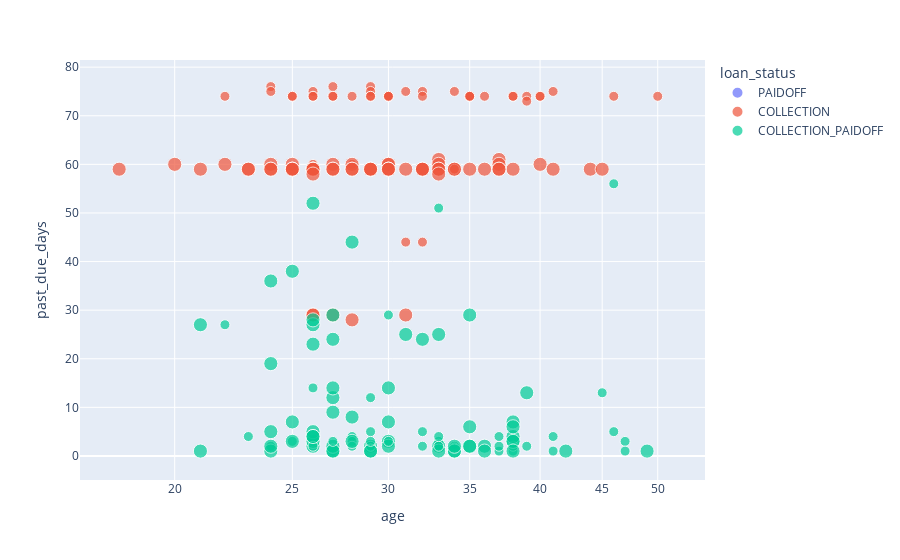

The cell this chart's notebook holds for it:
### Code cell
px.scatter(loan,x="age",y="past_due_days",size="terms",color="loan_status",
           hover_data=['Gender','Principal'], log_x=True, size_max=10)

### Figure 1 — Plotly figure (JSON) as saved in the notebook; plotly's stock layout.template omitted (floating-point values rounded to 4 significant figures; data arrays with more than 128 entries replaced by an {"elided": "..."} marker saying what was removed)
{"data": [{"customdata": {"elided": "300x2 mixed values"}, "hovertemplate": "loan_status=PAIDOFF<br>age=%{x}<br>past_due_days=%{y}<br>terms=%{marker.size}<br>Gender=%{customdata[0]}<br>Principal=%{customdata[1]}<extra></extra>", "legendgroup": "PAIDOFF", "marker": {"color": "#636efa", "size": {"elided": "300 int values"}, "sizemode": "area", "sizeref": 0.3, "symbol": "circle"}, "mode": "markers", "name": "PAIDOFF", "orientation": "v", "showlegend": true, "type": "scatter", "x": {"elided": "300 int values"}, "xaxis": "x", "y": {"elided": "300 null values"}, "yaxis": "y"}, {"customdata": {"elided": "100x2 mixed values"}, "hovertemplate": "loan_status=COLLECTION<br>age=%{x}<br>past_due_days=%{y}<br>terms=%{marker.size}<br>Gender=%{customdata[0]}<br>Principal=%{customdata[1]}<extra></extra>", "legendgroup": "COLLECTION", "marker": {"color": "#EF553B", "size": [15, 30, 30, 15, 15, 15, 15, 30, 30, 15, 30, 15, 30, 30, 30, 15, 30, 15, 30, 15, 30, 30, 30, 15, 15, 30, 15, 30, 30, 30, 15, 15, 30, 30, 30, 30, 30, 30, 15, 15, 30, 30, 15, 30, 15, 30, 30, 15, 30, 15, 30, 15, 30, 30, 30, 15, 30, 30, 30, 30, 30, 15, 30, 15, 15, 30, 30, 15, 30, 30, 15, 30, 15, 15, 30, 15, 15, 30, 30, 30, 30, 15, 15, 30, 30, 30, 15, 30, 15, 15, 15, 15, 30, 30, 15, 30, 30, 15, 30, 30], "sizemode": "area", "sizeref": 0.3, "symbol": "circle"}, "mode": "markers", "name": "COLLECTION", "orientation": "v", "showlegend": true, "type": "scatter", "x": [29, 37, 33, 27, 24, 31, 28, 40, 33, 41, 30, 26, 27, 20, 24, 26, 30, 29, 22, 24, 25, 28, 37, 32, 34, 28, 35, 27, 24, 44, 31, 27, 21, 30, 38, 34, 31, 23, 27, 39, 30, 25, 50, 23, 38, 27, 31, 40, 32, 29, 26, 25, 35, 41, 37, 34, 45, 26, 32, 28, 34, 29, 26, 26, 22, 27, 33, 28, 24, 37, 36, 18, 25, 40, 29, 26, 30, 33, 30, 32, 25, 35, 30, 26, 29, 26, 46, 36, 38, 32, 30, 35, 29, 26, 32, 25, 33, 39, 28, 26], "xaxis": "x", "y": [76, 61, 61, 76, 76, 75, 60, 60, 60, 75, 60, 75, 60, 60, 60, 60, 60, 75, 60, 75, 60, 60, 60, 75, 75, 59, 74, 29, 59, 59, 44, 74, 59, 59, 59, 59, 59, 59, 74, 74, 59, 59, 74, 59, 74, 59, 29, 74, 59, 74, 59, 74, 59, 59, 59, 59, 59, 59, 59, 59, 59, 74, 59, 74, 74, 59, 59, 74, 59, 59, 74, 59, 74, 74, 59, 74, 74, 59, 59, 59, 59, 74, 74, 59, 59, 29, 74, 59, 74, 44, 74, 74, 59, 29, 74, 59, 58, 73, 28, 58], "yaxis": "y"}, {"customdata": {"elided": "100x2 mixed values"}, "hovertemplate": "loan_status=COLLECTION_PAIDOFF<br>age=%{x}<br>past_due_days=%{y}<br>terms=%{marker.size}<br>Gender=%{customdata[0]}<br>Principal=%{customdata[1]}<extra></extra>", "legendgroup": "COLLECTION_PAIDOFF", "marker": {"color": "#00cc96", "size": [30, 15, 30, 15, 15, 30, 15, 30, 30, 15, 15, 30, 15, 15, 30, 15, 30, 15, 15, 30, 15, 30, 15, 15, 30, 30, 30, 30, 30, 15, 15, 15, 7, 30, 30, 30, 30, 30, 30, 30, 30, 15, 30, 30, 30, 15, 30, 30, 30, 30, 30, 15, 15, 30, 30, 15, 30, 30, 30, 15, 15, 30, 30, 15, 30, 30, 30, 15, 30, 30, 15, 30, 15, 30, 15, 30, 15, 30, 15, 30, 15, 15, 15, 30, 30, 30, 15, 30, 15, 30, 30, 30, 30, 15, 30, 30, 15, 15, 30, 30], "sizemode": "area", "sizeref": 0.3, "symbol": "circle"}, "mode": "markers", "name": "COLLECTION_PAIDOFF", "orientation": "v", "showlegend": true, "type": "scatter", "x": [26, 28, 39, 29, 33, 27, 34, 26, 28, 32, 27, 21, 39, 38, 36, 33, 21, 25, 29, 33, 47, 33, 23, 24, 27, 32, 33, 27, 35, 37, 28, 33, 34, 29, 34, 29, 24, 34, 25, 24, 30, 28, 24, 26, 24, 29, 31, 26, 25, 29, 38, 41, 26, 26, 35, 37, 25, 24, 34, 33, 38, 38, 26, 37, 42, 49, 26, 41, 38, 26, 32, 27, 33, 30, 26, 35, 46, 27, 22, 27, 30, 27, 47, 30, 26, 38, 46, 35, 45, 36, 38, 27, 27, 29, 30, 28, 26, 30, 38, 28], "xaxis": "x", "y": [2, 4, 13, 5, 3, 12, 2, 27, 44, 5, 1, 27, 2, 1, 2, 2, 1, 3, 12, 25, 3, 2, 4, 2, 1, 24, 1, 2, 2, 1, 3, 4, 2, 2, 1, 1, 36, 1, 7, 5, 14, 2, 1, 28, 2, 2, 25, 23, 3, 1, 3, 4, 3, 3, 6, 2, 38, 19, 2, 2, 2, 7, 5, 4, 1, 1, 4, 1, 4, 52, 2, 24, 51, 3, 2, 29, 5, 9, 27, 1, 29, 3, 1, 7, 4, 3, 56, 2, 13, 1, 6, 29, 14, 3, 2, 3, 14, 3, 1, 8], "yaxis": "y"}], "layout": {"legend": {"itemsizing": "constant", "title": {"text": "loan_status"}, "tracegroupgap": 0}, "margin": {"t": 60}, "xaxis": {"anchor": "y", "domain": [0, 1], "title": {"text": "age"}, "type": "log"}, "yaxis": {"anchor": "x", "domain": [0, 1], "title": {"text": "past_due_days"}}}}
